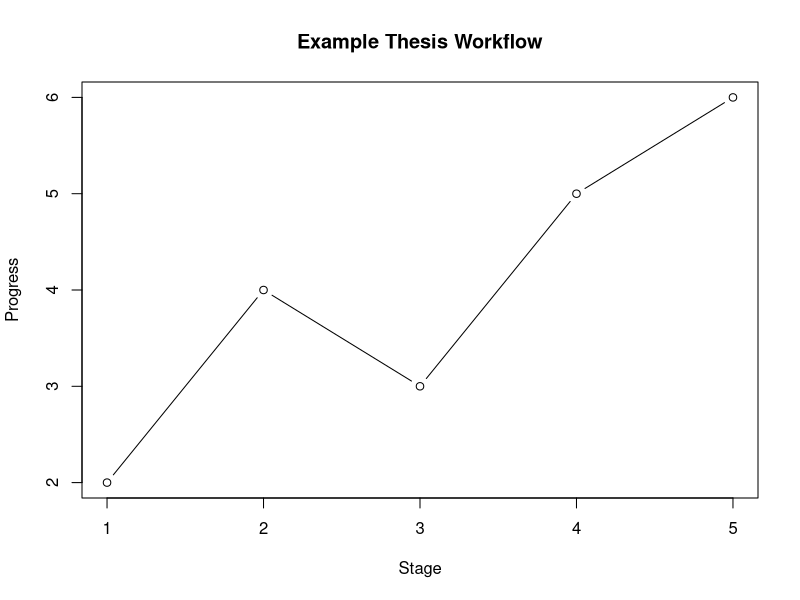

This figure's R source:
## ---- chunk 1
#| label: fig-template-workflow
#| fig-cap: Example workflow for a Quarto thesis project.
#| fig-width: 6
plot(
  1:5, c(2, 4, 3, 5, 6),
  type = "b",
  xlab = "Stage",
  ylab = "Progress",
  main = "Example Thesis Workflow"
)
## ---- chunk 2
#| label: tbl-template-files
#| tbl-cap: Example overview of core template files.
library(knitr)

kable(
  data.frame(
    File = c("index.qmd", "MastersDoctoralThesis.cls", "references.bib"),
    Purpose = c(
      "Defines the thesis structure and metadata",
      "Controls PDF formatting",
      "Stores bibliography entries"
    )
  )
)
